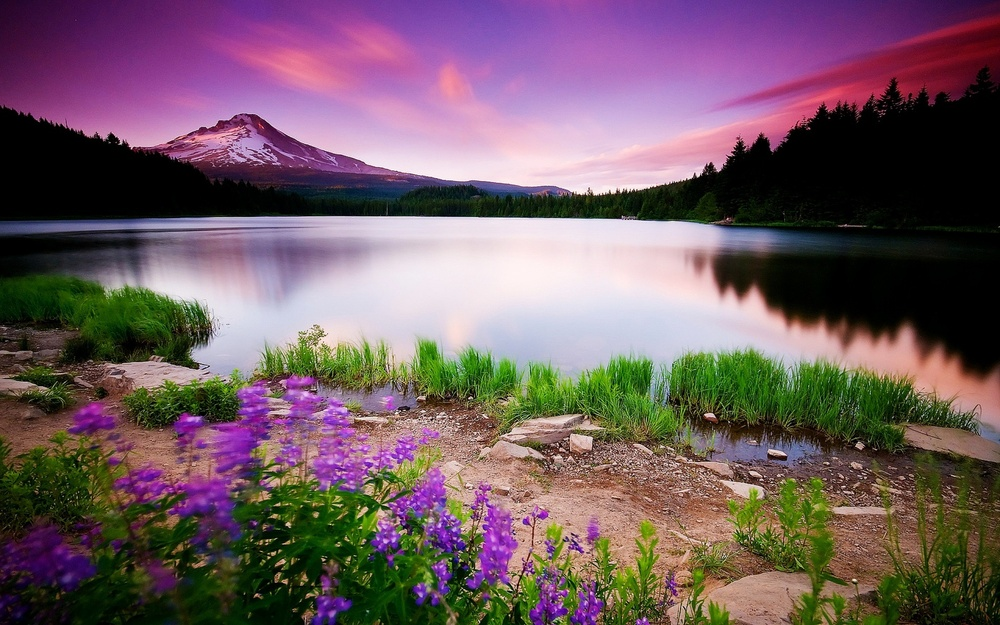
#> input picture landscape.jpg, 1000 x 625 px, shrunk from 1920 x 1200 before the run
$ jupyter execute stitching_image.ipynb   (shell and % lines are left out)
#> lines starting #> are read from the running program, lines starting #| are printed output that depends on the picture
## Stitching image

[cell 1]
# importing required modules
import cv2 as cv
from matplotlib  import pyplot as plt

[cell 2]
# Read image
img = cv.imread("landscape.jpg")
#> img is the input picture: shape (625, 1000, 3); mean B, G, R 98.2, 91, 113.1

#Verify read image
plt.imshow(img)
plt.xticks([]), plt.yticks([])  # to hide tick values on X and Y axis
plt.show()

[cell 3]
#Create sub images from the main image

#create sub image along width
(ht,wd) = img.shape[:2]
#> ht = 625; wd = 1000
x = 0
y = 0
wd_half = wd/2
#> wd_half = 500

sub1 = img[y:y+int(ht), x:x+int(wd_half)]
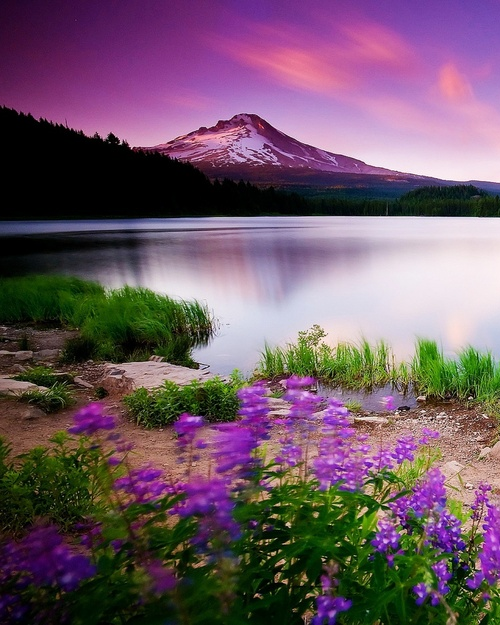
#> sub1: shape (625, 500, 3); mean B, G, R 101.9, 87.5, 111
plt.imshow(sub1)
plt.xticks([]), plt.yticks([])  # to hide tick values on X and Y axis
plt.show()

[cell 4]
wd_half = wd/2

sub2 = img[y:y+int(ht), x+int(wd_half):x+wd]
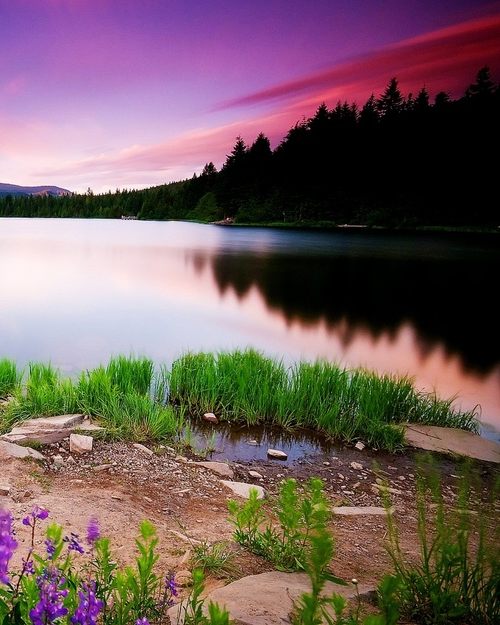
#> sub2: shape (625, 500, 3); mean B, G, R 94.6, 94.4, 115.3

plt.imshow(sub2)
plt.xticks([]), plt.yticks([])  # to hide tick values on X and Y axis
plt.show()

[cell 5]
# stitch sub1 and sub2 to get full image
import numpy as np

stitch1 = np.concatenate((sub1, sub2), axis=1)

plt.imshow(stitch1)
plt.xticks([]), plt.yticks([])  # to hide tick values on X and Y axis
plt.show()

[cell 6]
# stitching together to get overlapping image
wd_brk = wd/2 + 200
#> wd_brk = 700
sub3 = img[y:y+int(ht), x:x+int(wd_brk)]
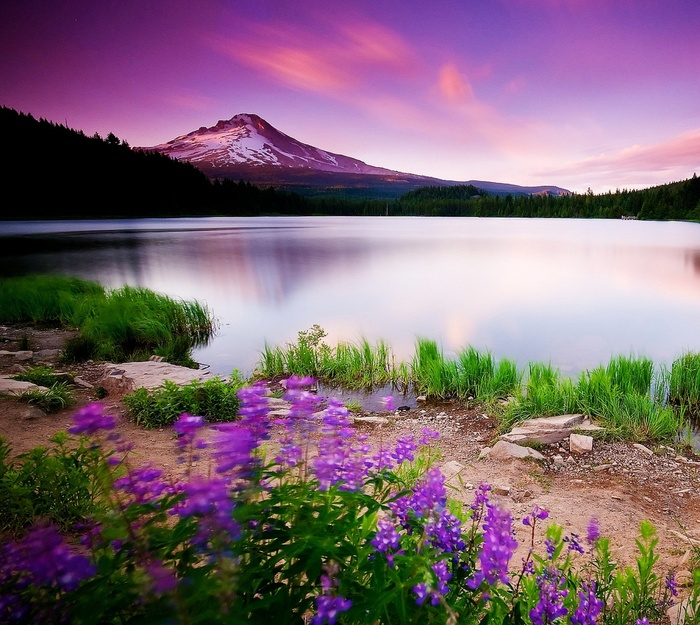
#> sub3: shape (625, 700, 3); mean B, G, R 115.7, 103.8, 126.8


plt.imshow(sub3)
plt.xticks([]), plt.yticks([])  # to hide tick values on X and Y axis
plt.show()

[cell 7]
stitch2 = np.concatenate((sub3, sub2), axis=1)
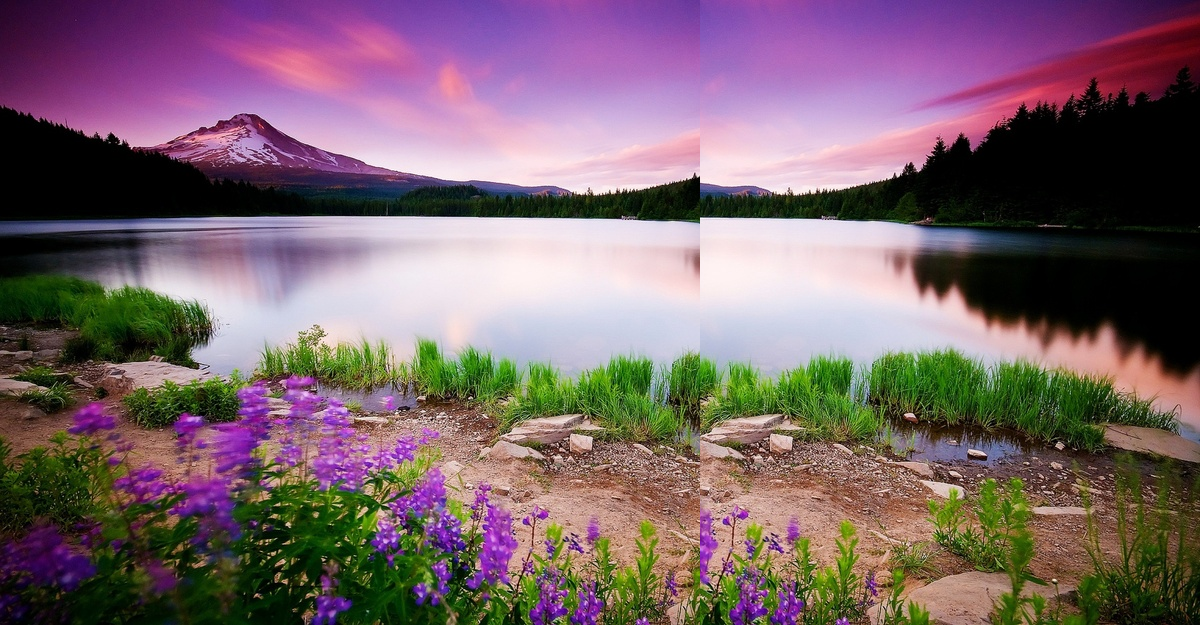
#> stitch2: shape (625, 1200, 3); mean B, G, R 106.9, 99.9, 122

plt.imshow(stitch2)
plt.xticks([]), plt.yticks([])  # to hide tick values on X and Y axis
plt.show()
